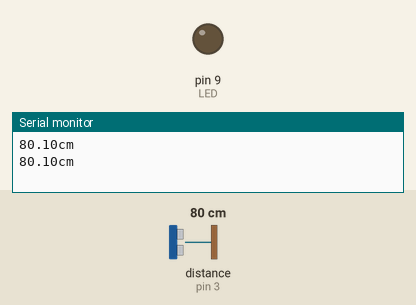
This sketch was run on a simulated Arduino Uno, built with avr-gcc and run on an emulated ATmega328P. Shown: output pins drawn as LEDs (lit = HIGH), the last lines printed to the serial monitor. Wiring (inferred from the names in the program): ultrasonic range finder: trigger pin 2; echo pin 3. Inputs (shaded band) come from the test bench; at power-on: distance to the obstacle (sensor on pin 3) 80 cm. The echo pulse lasts 58.3 µs per cm; pins used as bus, display or sensor lines are not drawn.

Above: at 1.8 s.
1.9 s: distance to the obstacle (sensor on pin 3) set to 12 cm
3.4 s: distance to the obstacle (sensor on pin 3) set to 9 cm
At 4.06 s:
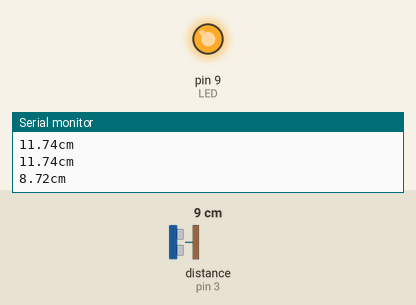
6.9 s: distance to the obstacle (sensor on pin 3) set to 18 cm
At 7.9 s:
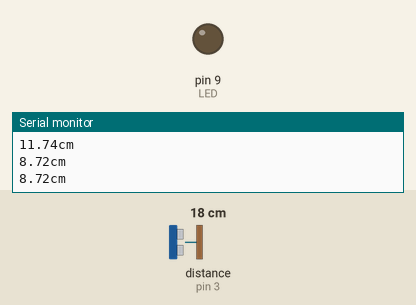
8.4 s: distance to the obstacle (sensor on pin 3) set to 2 cm
At 9.27 s:
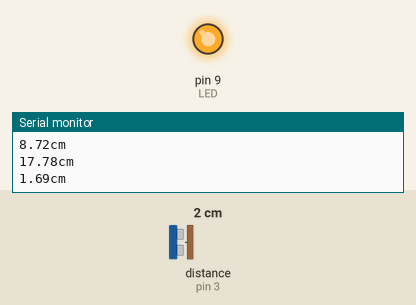
Timing chart, 0 to 12.9 s (numbered marks = the images above; inputs shaded):
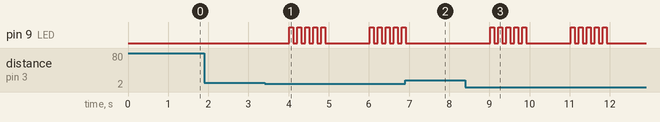

The sketch:

Lab3a.ino
```cpp
#define ECHOPIN 3
#define TRIGPIN 2
#define LED 9

void setup() {
  // put your setup code here, to run once:
  Serial.begin(9600);
  pinMode(ECHOPIN, INPUT);
  pinMode(TRIGPIN, OUTPUT);
  pinMode(LED, OUTPUT);

}

 /// this is a comment
void loop()
{
  int x;

  // put your main code here, to run repeatedly:
  digitalWrite(TRIGPIN, LOW);
  delayMicroseconds(2);
  digitalWrite(TRIGPIN, HIGH);
  delayMicroseconds(10);
  digitalWrite(TRIGPIN, LOW);
  float distance = pulseIn(ECHOPIN, HIGH)/58.; //  devide by 58 to convert to cm
  Serial.print(distance);
  Serial.println("cm");

  for (x = 0; x < 5; x++) {

  if (distance <= 10){
    digitalWrite(LED, HIGH);
    //delayMicroseconds(10);
    delay(100);

    digitalWrite(LED, LOW);
    delay(100);
    } else {
    digitalWrite(LED, LOW);
     //delayMicroseconds(2);
    }
  }
  digitalWrite(LED, LOW);

  delay(1000);
  //digitalWrite(LED, LOW);
  //Serial.print("dd");


}
```

Measured:
- the behaviour switches between 11 and 10 cm on distance to the obstacle (sensor on pin 3) (found by bisection; images 0 and 1)
- after the input at 3.4 s, pin 9 (LED): goes 4 × (HIGH 0.10 s, LOW 0.10 s), HIGH 0.10 s, LOW 1.1 s, 4 × (HIGH 0.10 s, LOW 0.10 s), then HIGH, starting after 0.62 s
- after the input at 6.9 s, pin 9 (LED): goes on until 6.9 s, then stays LOW
- after the input at 8.4 s, pin 9 (LED): goes 4 × (HIGH 0.10 s, LOW 0.10 s), HIGH 0.10 s, LOW 1.1 s, 4 × (HIGH 0.10 s, LOW 0.10 s), HIGH 0.10 s, then LOW, starting after 0.62 s
